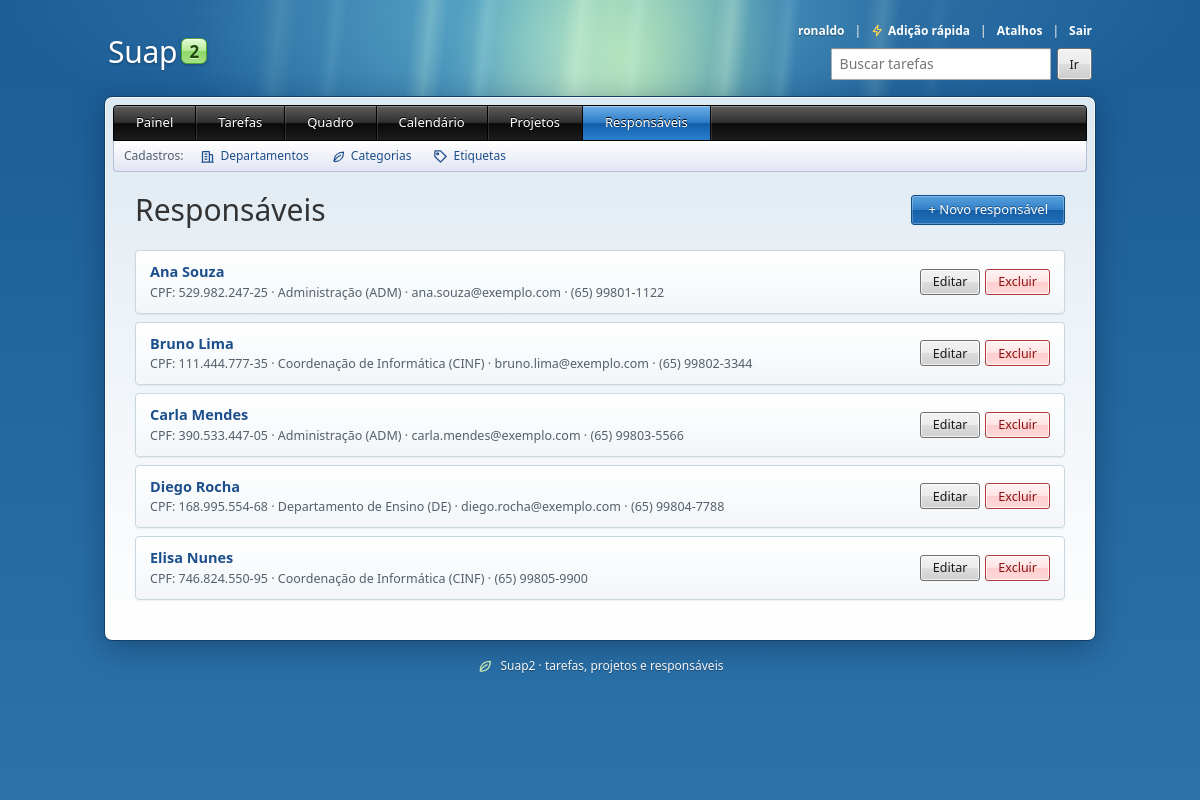
/responsaveis/ (signed in), run on the app's committed database.
### Suap2APP/models.py (models this page shows, shortened)
class Responsavel(models.Model):
    nome = models.CharField(max_length=150)
    cpf = models.CharField(max_length=14, unique=True)
    email = models.EmailField(blank=True)
    telefone = models.CharField(max_length=20, blank=True)
    departamento = models.ForeignKey(
        Departamento, on_delete=models.SET_NULL, null=True, blank=True, related_name='responsaveis',
    )
    class Meta:
        verbose_name = 'Responsável'
        verbose_name_plural = 'Responsáveis'
        ordering = ['nome']

class Departamento(models.Model):
    nome = models.CharField(max_length=100, unique=True)
    sigla = models.CharField(max_length=10, blank=True)
    class Meta:
        verbose_name = 'Departamento'
        verbose_name_plural = 'Departamentos'
        ordering = ['nome']
    def __str__(self):
        return f'{self.nome} ({self.sigla})' if self.sigla else self.nome

### Suap2APP/views.py (the view)
# urls.py: path('responsaveis/', views.ResponsavelListView.as_view(), name='responsavel_list'),
class ResponsavelListView(LeituraMixin, ListView):
    model = Responsavel
    context_object_name = 'responsaveis'
    def get_queryset(self):
        return Responsavel.objects.select_related('departamento')

### Suap2APP/context_processors.py (called while the page is built)
def acesso(request):
    return {
        'visitante': e_visitante(request),
        'pode_editar': request.user.is_authenticated,
    }

### Suap2APP/views.py (called while the page is built)
def e_visitante(request):
    return not request.user.is_authenticated and request.session.get(SESSAO_VISITANTE, False)

    def dispatch(self, request, *args, **kwargs):
        if request.method in ('GET', 'HEAD') and e_visitante(request):
            return super(LoginRequiredMixin, self).dispatch(request, *args, **kwargs)
        return super().dispatch(request, *args, **kwargs)

### Suap2APP/templates/Suap2APP/responsavel_list.html (shortened to what this page needs)
{% extends 'Suap2APP/base.html' %}
{% block content %}
    <div class="cabecalho">
        <h1>Responsáveis</h1>
        {% if pode_editar %}
        <a class="btn btn-primary" href="{% url 'responsavel_create' %}">+ Novo responsável</a>
        {% endif %}
    </div>
    {% if responsaveis %}
        <div class="lista">
            {% for responsavel in responsaveis %}
                <div class="item">
                    <div class="item-info">
                        <div class="item-titulo"><a href="{% url 'responsavel_detail' responsavel.pk %}">{{ responsavel.nome }}</a></div>
                        <div class="item-detalhe">
                            CPF: {{ responsavel.cpf }}
                            {% if responsavel.departamento %} · {{ responsavel.departamento }}{% endif %}
                            {% if responsavel.email %} · {{ responsavel.email }}{% endif %}
                            {% if responsavel.telefone %} · {{ responsavel.telefone }}{% endif %}
                        </div>
                    </div>
                    {% if pode_editar %}
                        <div class="acoes">
                            <a class="btn btn-secondary btn-small" href="{% url 'responsavel_update' responsavel.pk %}">Editar</a>
                            <a class="btn btn-danger btn-small" href="{% url 'responsavel_delete' responsavel.pk %}">Excluir</a>
                        </div>
                    {% endif %}
                </div>
            {% endfor %}
        </div>
    {% else %}
        <p class="vazio">Nenhum responsável cadastrado ainda.</p>
    {% endif %}
{% endblock %}

### Suap2APP/templates/Suap2APP/_topo.html (shortened to what this page needs)
<header class="topo">
    <a class="marca" href="{% if user.is_authenticated or visitante %}{% url 'painel' %}{% else %}{% url 'login' %}{% endif %}">
        Suap<span class="marca-versao">2</span>
    </a>
    {% if user.is_authenticated or visitante %}
        <div class="topo-direita">
            <div class="topo-usuario">
                {% if user.is_authenticated %}
                    <span>{{ user.get_username }}</span>
                    <span class="separador" aria-hidden="true" data-so-com-js hidden>|</span>
                    <button type="button" class="btn btn-link" data-abrir-rapida data-url="{% url 'tarefa_rapida' %}" data-so-com-js hidden title="Adição rápida (N)">
                        <svg aria-hidden="true"><use href="#i-raio"></use></svg>Adição rápida
                    </button>
                {% else %}
                    <span>Visitante</span>
                {% endif %}
                <span class="separador" aria-hidden="true" data-so-com-js hidden>|</span>
                <button type="button" class="btn btn-link" data-abrir-atalhos data-so-com-js hidden title="Atalhos do teclado (?)">Atalhos</button>
                <span class="separador" aria-hidden="true">|</span>
                <form method="post" action="{% url 'logout' %}">
                    <button type="submit" class="btn btn-link">Sair</button>
                </form>
            </div>
            <form class="busca-topo" role="search" method="get" action="{% url 'tarefa_list' %}">
                <input id="busca-topo" type="search" name="q" placeholder="Buscar tarefas" value="{{ request.GET.q }}">
                <button type="submit" class="btn btn-small">Ir</button>
            </form>
        </div>
    {% endif %}
</header>

### Suap2APP/static/Suap2APP/css/tokens.css (style rules this page uses)
:root { color-scheme: light; --fundo-topo: #1B5C96; --fundo-meio: #22679F; --fundo-base: #2C73AB; --aurora-verde: rgba(190, 240, 170, 0.75); --aurora-ciano: rgba(130, 220, 230, 0.55); --aqua: #00AEEF; --verde: #7ED957; --sol: #FFD54F; --janela-borda: #12406B; --janela-fundo: linear-gradient(180deg, #DCE8F0 0, #EDF3F8 220px, #FFFFFF 560px); --texto: #2B2B2B; --texto-suave: #55606B; --titulo: #333333; --subtitulo: #1C5A92; --link: #1C4F8C; --link-hover: #0A3A70; --destaque-verde: #3C8F14; --sucesso: #1E6B2E; --sucesso-fundo: #E4F8DC; --sucesso-borda: #9ED98A; --info: #0A5F94; --info-fundo: #E1F4FD; --info-borda: #8CD3F5; --aviso: #7A4F00; --aviso-fundo: #FFF4CC; --aviso-borda: #F5D46B; --perigo: #A61B1B; --perigo-fundo: #FDE2E2; --perigo-borda: #F2A5A5; --caixa-fundo: linear-gradient(180deg, #FFFFFF 0%, #F2F6F9 100%); --caixa-borda: #C9D7E1; --caixa-hover-fundo: linear-gradient(180deg, #F7FBFE 0%, #E4F0FA 100%); --caixa-hover-borda: #A9C6DE; --selecao-fundo: linear-gradient(180deg, #EBF4FD 0%, #CFE4FA 100%); --selecao-borda: #7DA2CE; --raio-p: 3px; --raio-m: 4px; --raio-g: 8px; --raio-pilula: 3px; --sombra-item: 0 1px 2px rgba(0, 0, 0, 0.06); --sombra-janela: 0 8px 30px rgba(0, 20, 50, 0.35); --foco: #1C4F8C; --fonte: "Segoe UI", "Frutiger", "Myriad Pro", "Nunito Sans", "Trebuchet MS", system-ui, sans-serif; --transicao: 150ms ease-out; --aurora-velocidade: 1; }

### Suap2APP/static/Suap2APP/css/base.css (style rules this page uses)
*, *::before, *::after { box-sizing: border-box; }
html { min-height: 100%; background: var(--fundo-meio); -webkit-text-size-adjust: 100%; }
body { margin: 0; min-height: 100vh; font-family: var(--fonte); font-size: 14px; line-height: 1.5; color: var(--texto); background: transparent; -webkit-font-smoothing: antialiased; }
img, svg { max-width: 100%; }
form { margin: 0; }
h1, h2, h3 { line-height: 1.2; }
h1 { margin: 0 0 18px; font-size: clamp(24px, 1.6vw + 16px, 30px); font-weight: 300; color: var(--titulo); }
a { color: var(--link); text-decoration: none; }

### Suap2APP/static/Suap2APP/css/pages.css (style rules this page uses)
.cabecalho { display: flex; flex-direction: column; align-items: flex-start; gap: 14px; margin-bottom: 22px; }
.cabecalho h1 { margin: 0; }
@media (min-width: 768px) { .cabecalho { flex-direction: row; justify-content: space-between; align-items: center; } }

### data on the page
Responsavel: nome "Ana Souza", cpf "529.982.247-25", departamento "Administração (ADM)", email "ana.souza@exemplo.com", telefone "(65) 99801-1122"
Responsavel: nome "Bruno Lima", cpf "111.444.777-35", departamento "Coordenação de Informática (CINF)", email "bruno.lima@exemplo.com", telefone "(65) 99802-3344"
Responsavel: nome "Carla Mendes", cpf "390.533.447-05", departamento "Administração (ADM)", email "carla.mendes@exemplo.com", telefone "(65) 99803-5566"
Responsavel: nome "Diego Rocha", cpf "168.995.554-68", departamento "Departamento de Ensino (DE)", email "diego.rocha@exemplo.com", telefone "(65) 99804-7788"
Responsavel: nome "Elisa Nunes", cpf "746.824.550-95", departamento "Coordenação de Informática (CINF)", telefone "(65) 99805-9900"

### other printed values
{{ user.get_username }} "ronaldo"
